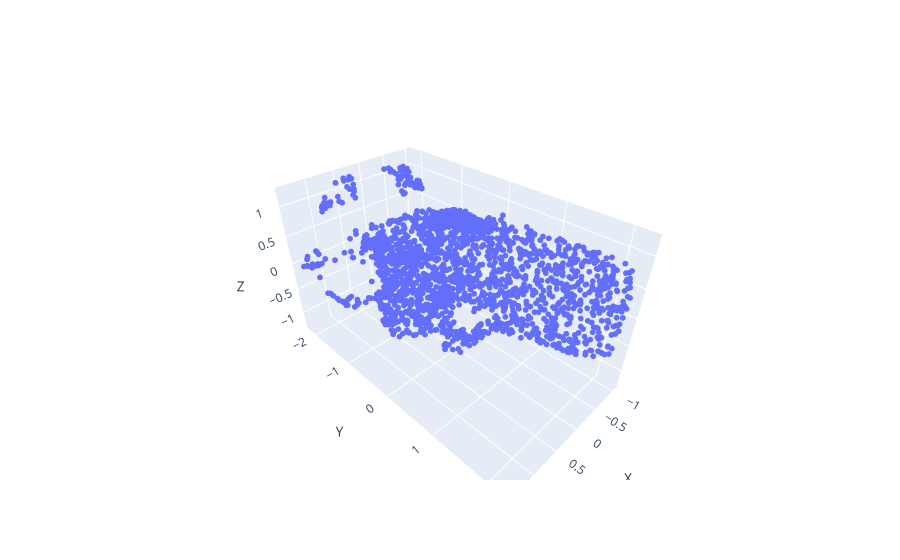

Source (notebook cell):
### Code cell
import numpy as np
import torch
path = "point_cloud_no_drag.pt"
pc = torch.load(path)
print(pc.shape)
pc = pc.cpu().numpy().reshape((2048, 3))
#plot point cloud using plotly.graph_objs



plot_3D(pc, axis_labels=True)

### Figure 1 — Plotly figure (JSON) as saved in the notebook; plotly's stock layout.template omitted (floating-point values rounded to 4 significant figures; data arrays with more than 128 entries replaced by an {"elided": "..."} marker saying what was removed)
{"data": [{"hoverinfo": "text", "hovertext": {"elided": "2048 str values"}, "marker": {"size": 2}, "mode": "markers", "type": "scatter3d", "x": {"elided": "2048 float values"}, "y": {"elided": "2048 float values"}, "z": {"elided": "2048 float values"}}], "layout": {"scene": {"xaxis": {"title": {"text": "X"}}, "yaxis": {"title": {"text": "Y"}}, "zaxis": {"title": {"text": "Z"}}}}}
